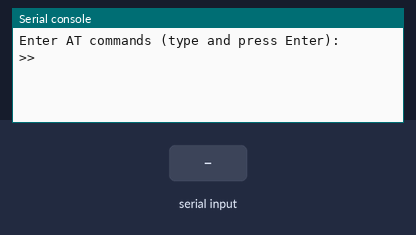
The program below on a simulated ESP32 board running MicroPython. On the bench: the last lines printed to the serial console. The inputs (shaded band) are chosen by the test bench.

Above: at 1.2 s.
1.3 s: "1" typed at the serial console, then Enter
At 1.46 s:
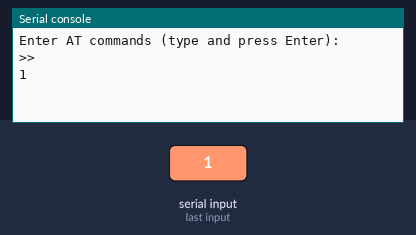
2.8 s: "0" typed at the serial console, then Enter
At 3.7 s:
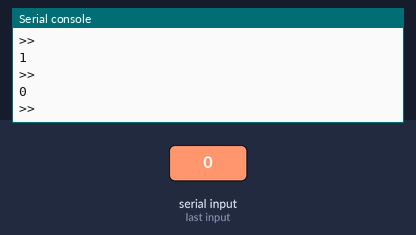

Measured:
- after the input at 1.3 s, the serial console: prints a new line at once (image 1)
- after the input at 2.8 s, the serial console: prints a new line at once (image 2)

The program:

HC-06_1.py
```python
from machine import UART
import time

bt_uart = UART(2, baudrate=38400)
#bt_uart = UART(2, baudrate=9600)

print("Enter AT commands (type and press Enter):")

while True:
    cmd = input(">> ")
    bt_uart.write(cmd + "\r\n")

    time.sleep(0.2)

    while bt_uart.any():
        response = bt_uart.readline()
        if response:
            print(response.decode().strip())
```
